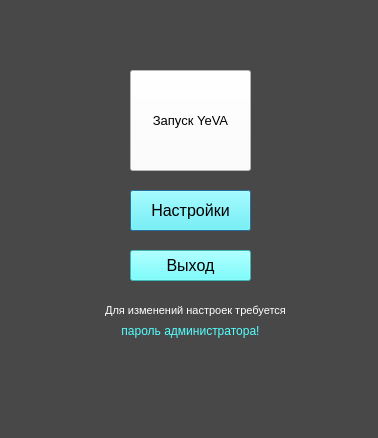
<?xml version="1.0" encoding="UTF-8"?>
<ui version="4.0">
 <class>MainMenu</class>
 <widget class="QMainWindow" name="MainMenu">
  <property name="geometry">
   <rect>
    <x>0</x>
    <y>0</y>
    <width>378</width>
    <height>438</height>
   </rect>
  </property>
  <property name="windowTitle">
   <string>MainMenu</string>
  </property>
  <property name="styleSheet">
   <string notr="true">background-color: rgb(72, 72, 72);</string>
  </property>
  <widget class="QWidget" name="centralwidget">
   <widget class="QPushButton" name="voiceButton">
    <property name="geometry">
     <rect>
      <x>130</x>
      <y>70</y>
      <width>121</width>
      <height>101</height>
     </rect>
    </property>
    <property name="font">
     <font>
      <pointsize>10</pointsize>
     </font>
    </property>
    <property name="styleSheet">
     <string notr="true">background-color: rgb(255, 255, 255);</string>
    </property>
    <property name="text">
     <string>Запуск YeVA</string>
    </property>
   </widget>
   <widget class="QPushButton" name="settingsBtn">
    <property name="geometry">
     <rect>
      <x>130</x>
      <y>190</y>
      <width>121</width>
      <height>41</height>
     </rect>
    </property>
    <property name="font">
     <font>
      <pointsize>12</pointsize>
     </font>
    </property>
    <property name="styleSheet">
     <string notr="true">background-color: rgb(85, 255, 255);</string>
    </property>
    <property name="text">
     <string>Настройки</string>
    </property>
    <property name="default">
     <bool>true</bool>
    </property>
   </widget>
   <widget class="QPushButton" name="exitButton">
    <property name="geometry">
     <rect>
      <x>130</x>
      <y>250</y>
      <width>121</width>
      <height>31</height>
     </rect>
    </property>
    <property name="font">
     <font>
      <pointsize>12</pointsize>
     </font>
    </property>
    <property name="styleSheet">
     <string notr="true">background-color: rgb(85, 255, 255);</string>
    </property>
    <property name="text">
     <string>Выход</string>
    </property>
   </widget>
   <widget class="QLabel" name="label">
    <property name="geometry">
     <rect>
      <x>30</x>
      <y>300</y>
      <width>331</width>
      <height>21</height>
     </rect>
    </property>
    <property name="font">
     <font>
      <pointsize>8</pointsize>
     </font>
    </property>
    <property name="styleSheet">
     <string notr="true">color: rgb(255, 255, 255);</string>
    </property>
    <property name="text">
     <string>Для изменений настроек требуется</string>
    </property>
    <property name="alignment">
     <set>Qt::AlignCenter</set>
    </property>
    <property name="wordWrap">
     <bool>false</bool>
    </property>
   </widget>
   <widget class="QLabel" name="label_3">
    <property name="geometry">
     <rect>
      <x>100</x>
      <y>320</y>
      <width>181</width>
      <height>21</height>
     </rect>
    </property>
    <property name="styleSheet">
     <string notr="true">color: rgb(85, 255, 255);</string>
    </property>
    <property name="text">
     <string>пароль администратора!</string>
    </property>
    <property name="alignment">
     <set>Qt::AlignCenter</set>
    </property>
   </widget>
  </widget>
  <widget class="QMenuBar" name="menubar">
   <property name="geometry">
    <rect>
     <x>0</x>
     <y>0</y>
     <width>378</width>
     <height>22</height>
    </rect>
   </property>
  </widget>
  <widget class="QStatusBar" name="statusbar"/>
 </widget>
 <resources/>
 <connections/>
</ui>
